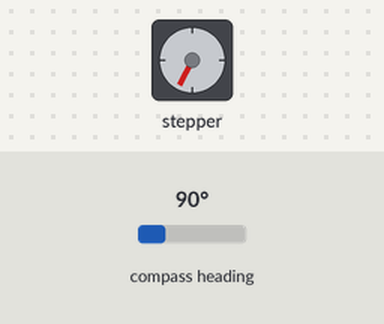
Recording of a sketch running on a simulated Arduino Uno, built with avr-gcc and run on an emulated ATmega328P. Parts: stepper motor. Inputs (shaded band) come from the test bench; at power-on: compass heading 90°. Stepper angles assume 200 steps per turn; what the sketch prints to the serial monitor is not drawn.

Above: at 1.2 s.
1.3 s: compass heading set to 104°
At 1.65 s:
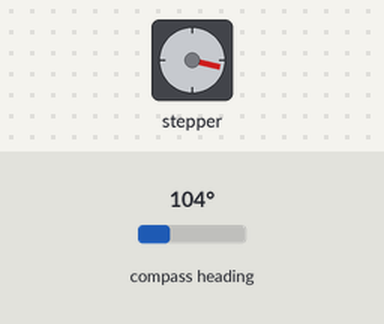
4.3 s: compass heading set to 352°
At 4.66 s:
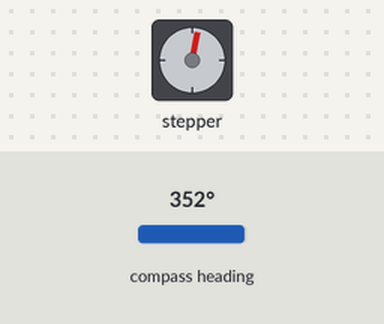
7.3 s: compass heading set to 180°
At 8.27 s:
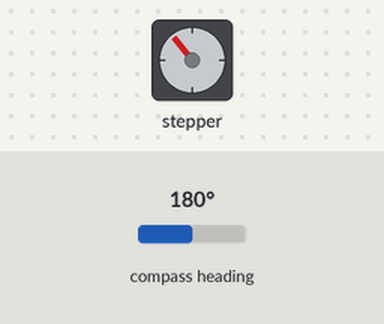
10.3 s: compass heading set to 90°
Timing chart, 0 to 23.7 s (numbered marks = the images above; inputs shaded):
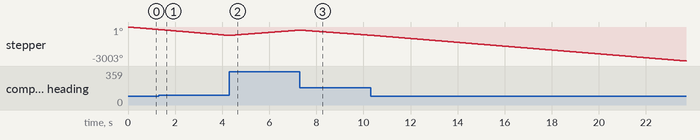

The sketch:

gearboxSensor.ino
```cpp
#include <Wire.h>
#include <AS5600.h>

#include <AccelStepper.h>
AccelStepper stepper(1,A0,A1);

AMS_5600 ams5600;

double rawAngleToDeg(word angle)
{
  return angle * 0.087d;
}

void moveTo(double angle) {

  double currentAngle = rawAngleToDeg(ams5600.getRawAngle());
  double distance = angle - currentAngle;
  double speed = 10 * distance * abs(distance);
    Serial.print(distance);
    Serial.print(" ");
        Serial.print(speed);
    Serial.print(" ");
    Serial.println(currentAngle);
  stepper.setSpeed(-speed);
  stepper.moveTo(stepper.currentPosition() - speed);

}

void setup()
{
  Serial.begin(115200);
  Wire.begin();

  stepper.setMaxSpeed(100);
  stepper.setAcceleration(200);
}

void loop()
{
  moveTo(200);

  stepper.runSpeed();
}
```
